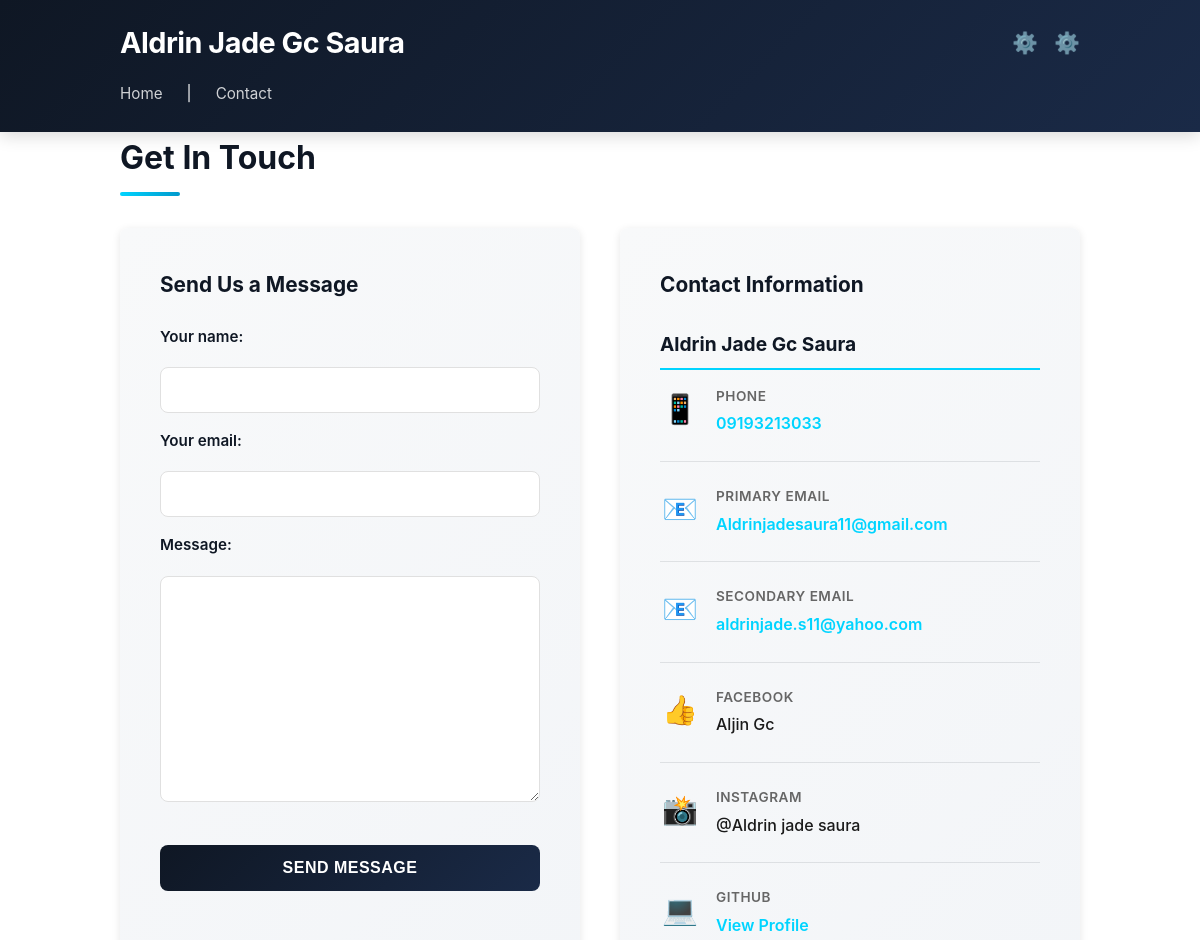
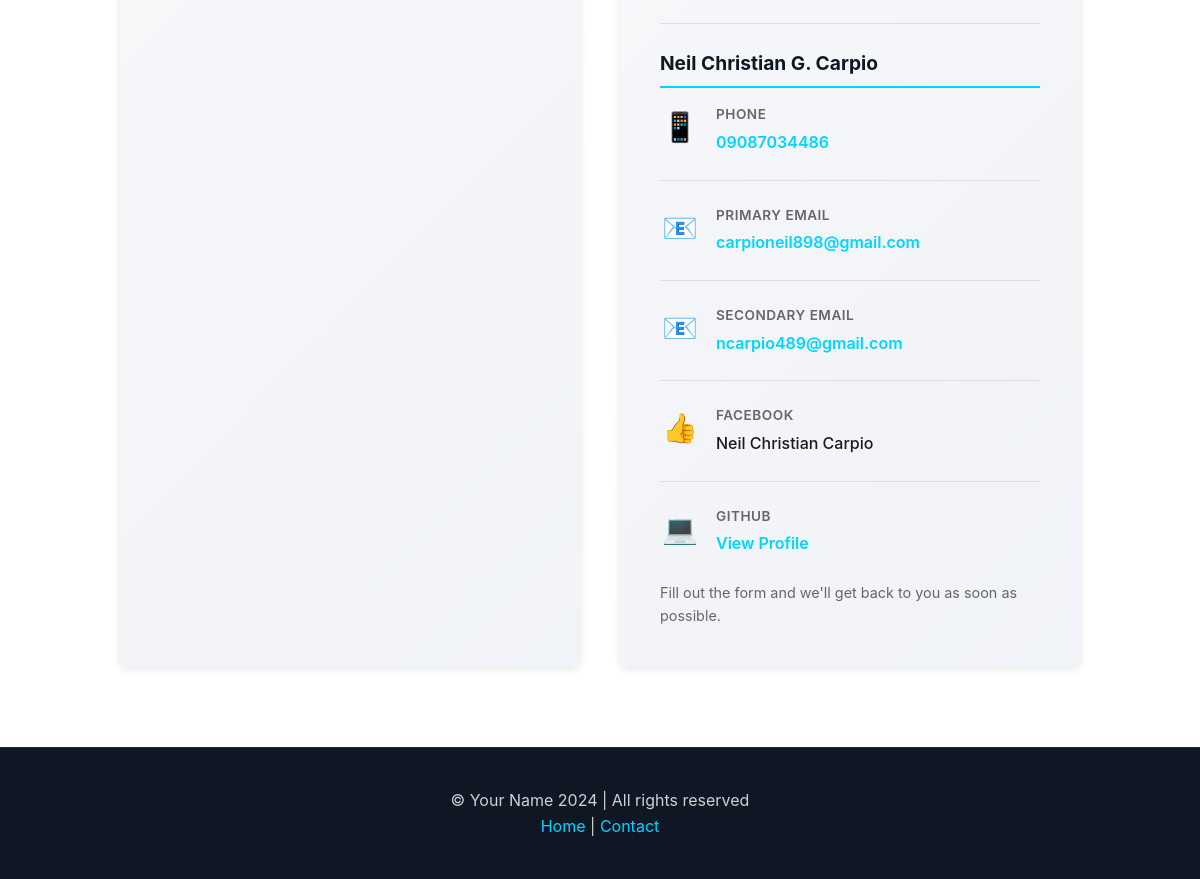
Page /contact/ on the committed database (2 pictures, top to bottom).
### portfolio/models.py (models this page shows, shortened)
class Person(models.Model):
    name = models.CharField(max_length=200)
    photo = models.ImageField(upload_to='team/', null=True, blank=True, help_text='Upload a profile photo')
    bio = models.TextField(blank=True)
    contact_number = models.CharField(max_length=20, blank=True)
    email_primary = models.EmailField(blank=True)
    email_secondary = models.EmailField(blank=True)
    facebook = models.CharField(max_length=200, blank=True)
    instagram = models.CharField(max_length=200, blank=True)
    github = models.URLField(blank=True, help_text='GitHub profile URL')
    linkedin = models.URLField(blank=True, help_text='LinkedIn profile URL')
    twitter = models.URLField(blank=True, help_text='Twitter profile URL')
    skills = models.ManyToManyField(Skill, blank=True, help_text='Select skills for this person')
    order = models.IntegerField(default=0, help_text='Display order (lower numbers first)')
    created_at = models.DateTimeField(auto_now_add=True)
    class Meta:
        verbose_name_plural = 'People'
        ordering = ['order']

### portfolio/views.py (the view)
# urls.py: path('contact/', views.contact, name='contact'),
def contact(request):
    people = Person.objects.all()
    if request.method == 'POST':
        form = ContactForm(request.POST)
        if form.is_valid():
            name = form.cleaned_data['name']
            email = form.cleaned_data['email']
            message = form.cleaned_data['message']
            subject = f'Contact form submission from {name}'
            body = f'From: {name} <{email}>\n\n{message}'
            send_mail(subject, body, settings.DEFAULT_FROM_EMAIL, [settings.DEFAULT_FROM_EMAIL], fail_silently=False)
            return redirect('portfolio:contact_thanks')
    else:
        form = ContactForm()
    return render(request, 'portfolio/contact.html', {'form': form, 'people': people})

### portfolio/forms.py
class ContactForm(forms.Form):
    name = forms.CharField(max_length=100, label='Your name')
    email = forms.EmailField(label='Your email')
    message = forms.CharField(widget=forms.Textarea, label='Message')

### templates/portfolio/contact.html (shortened to what this page needs)
{% extends 'base.html' %}
{% block content %}
  <h2>Get In Touch</h2>
  <div class="contact-page-wrapper">
    <div class="contact-form">
      <h3>Send Us a Message</h3>
      <form method="post">
        <table>
          {{ form.as_table }}
        </table>
        <button type="submit">Send Message</button>
      </form>
    </div>
    {% if people %}
      <div class="contact-info-panel">
        <h3>Contact Information</h3>
        {% for person in people %}
          <div class="person-contact-group">
            <h4>{{ person.name }}</h4>
            {% if person.contact_number %}
              <div class="contact-info-item">
                <span class="contact-icon">📱</span>
                <div>
                  <p class="contact-label">Phone</p>
                  <p class="contact-value">
                    <a href="tel:{{ person.contact_number }}">{{ person.contact_number }}</a>
                  </p>
                </div>
              </div>
            {% endif %}
            {% if person.email_primary %}
              <div class="contact-info-item">
                <span class="contact-icon">📧</span>
                <div>
                  <p class="contact-label">Primary Email</p>
                  <p class="contact-value">
                    <a href="mailto:{{ person.email_primary }}">{{ person.email_primary }}</a>
                  </p>
                </div>
              </div>
            {% endif %}
            {% if person.email_secondary %}
              <div class="contact-info-item">
                <span class="contact-icon">📧</span>
                <div>
                  <p class="contact-label">Secondary Email</p>
                  <p class="contact-value">
                    <a href="mailto:{{ person.email_secondary }}">{{ person.email_secondary }}</a>
                  </p>
                </div>
              </div>
            {% endif %}
            {% if person.facebook %}
              <div class="contact-info-item">
                <span class="contact-icon">👍</span>
                <div>
                  <p class="contact-label">Facebook</p>
                  <p class="contact-value">{{ person.facebook }}</p>
                </div>
              </div>
            {% endif %}
            {% if person.instagram %}
              <div class="contact-info-item">
                <span class="contact-icon">📸</span>
                <div>
                  <p class="contact-label">Instagram</p>
                  <p class="contact-value">@{{ person.instagram }}</p>
                </div>
              </div>
            {% endif %}
            {% if person.github %}
              <div class="contact-info-item">
                <span class="contact-icon">💻</span>
                <div>
                  <p class="contact-label">GitHub</p>
                  <p class="contact-value">
                    <a href="{{ person.github }}" target="_blank">View Profile</a>
                  </p>
                </div>
              </div>
            {% endif %}
            {% if not forloop.last %}
              <hr style="margin: 24px 0; border: none; border-top: 1px solid rgba(15, 23, 36, 0.1);">
            {% endif %}
          </div>
        {% endfor %}
        <p style="margin-top: 20px; font-size: 0.9rem; color: #666;">Fill out the form and we'll get back to you as soon as possible.</p>
      </div>
    {% endif %}
  </div>
{% endblock %}

### templates/base.html (shortened to what this page needs)
<!doctype html>
<html lang="en">
  <head>
    <link rel="stylesheet" href="/static/css/styles.css">
  </head>
  <body>
    <header class="site-header">
      <div class="container">
        <div class="header-top">
          <h1><a href="/">{% if people %}{{ people.0.name }}{% else %}My Portfolio{% endif %}</a></h1>
          <nav class="social-links">
            {% if people %}
              {% for person in people %}
                {% if person.github %}
                  <a href="{{ person.github }}" target="_blank" title="{{ person.name }} GitHub" aria-label="{{ person.name }} GitHub">
                    <span class="icon">⚙️</span>
                  </a>
                {% endif %}
              {% endfor %}
            {% endif %}
          </nav>
        </div>
        <nav class="site-nav">
          <a href="/">Home</a> | <a href="/contact/">Contact</a>
        </nav>
      </div>
    </header>
    <main class="container" id="main-content">
      {% block content %}{% endblock %}
    </main>
    <footer class="site-footer">
      <div class="container">
        <p>© {% if portfolio_info %}{{ portfolio_info.name }}{% else %}Your Name{% endif %} 2024 | All rights reserved</p>
        <div class="footer-links">
          <a href="/">Home</a> | <a href="/contact/">Contact</a>
        </div>
      </div>
    </footer>
  </body>
</html>

### rows in the picture
Person: name "Aldrin Jade Gc Saura", contact_number "09193213033", email_primary "Aldrinjadesaura11@gmail.com", email_secondary "aldrinjade.s11@yahoo.com", facebook "Aljin Gc", instagram "Aldrin jade saura"
Person: name "Neil Christian G. Carpio", contact_number "09087034486", email_primary "carpioneil898@gmail.com", email_secondary "ncarpio489@gmail.com", facebook "Neil Christian Carpio"
